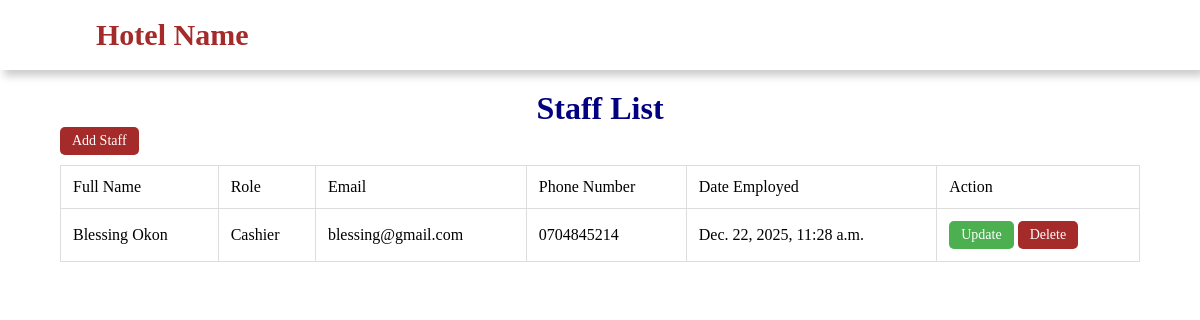
Page /staff/ on the committed database.
### hotelapp/models.py (models this page shows, shortened)
class Staff(models.Model):
    first_name = models.CharField(max_length=100)
    last_name = models.CharField(max_length=100)
    role = models.CharField(max_length=100)
    email = models.EmailField()
    phone_number = models.CharField(max_length=15)
    hire_date = models.DateTimeField()

### hotelapp/views.py (the view)
# urls.py: path('staff/', views.staff_list,name='staff_list'),
def staff_list(request):
    staffs = Staff.objects.all()
    return render(request, 'main/staff_list.html',{'staffs':staffs})

### templates/main/staff_list.html
{% extends 'base.html'%} {% block content%}
<div class="container">
  <h1>Staff List</h1>
  <td>
    <a href="{% url 'staff_add'%}" class="btn secondary-btn">Add Staff</a>
  </td>
  <table class="responsive-table">
    <thead>
      <tr>
        <td>Full Name</td>
        <td>Role</td>
        <td>Email</td>
        <td>Phone Number</td>
        <td>Date Employed</td>
        <td>Action</td>
      </tr>
    </thead>
    <tbody>
      {% for staff in staffs %}
      <tr>
        <td>{{staff.first_name}} {{staff.last_name}}</td>
        <td>{{staff.role}}</td>
        <td>{{staff.email}}</td>
        <td>{{staff.phone_number}}</td>
        <td>{{staff.hire_date}}</td>
        <td>
          <a href="{% url 'staff_update' staff.id %}" class="btn primary-btn"
            >Update</a
          >
          <a href="{% url 'staff_delete' staff.id %}" class="btn secondary-btn"
            >Delete</a
          >
        </td>
      </tr>
      {% endfor %}
    </tbody>
  </table>
</div>
{% endblock content%}

### hotelapp/static/css/style.css (style rules this page uses)
* { margin: 0; padding: 0; box-sizing: border-box; }
.container { width: 90%; margin: 90px auto; }
.container h1 { text-align: center; color: navy; }
.responsive-table { width: 100%; border-collapse: collapse; margin: 10px 0; overflow-x: auto; -webkit-overflow-scrolling: touch; }
.responsive-table th, .responsive-table td { padding: 12px; text-align: left; border: 1px solid #ddd; }
.btn { display: inline-block; padding: 6px 12px; font-size: 14px; text-decoration: none; border-radius: 5px; color: white; text-align: center; cursor: pointer; }
.primary-btn { background-color: #4CAF50; }
.secondary-btn { background-color: brown; }

### rows in the picture
Staff: first_name "Blessing", last_name "Okon", role "Cashier", email "blessing@gmail.com", phone_number "0704845214", hire_date "Dec. 22, 2025, 11:28 a.m."
